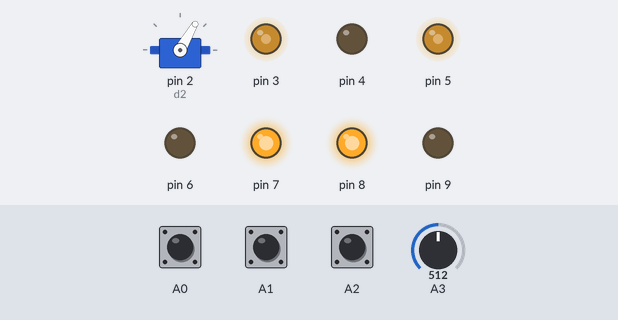
Bench run of a sketch on a simulated Arduino Uno, built with avr-gcc and run on an emulated ATmega328P. Parts: servo, output pins drawn as LEDs (lit = HIGH). Inputs (shaded band) come from the test bench; at power-on: A1 HIGH, A0 HIGH, A2 HIGH, A3 = 512.

Above: at 1.2 s.
1.3 s: A1 pulled LOW for 0.15 s
At 2.1 s:
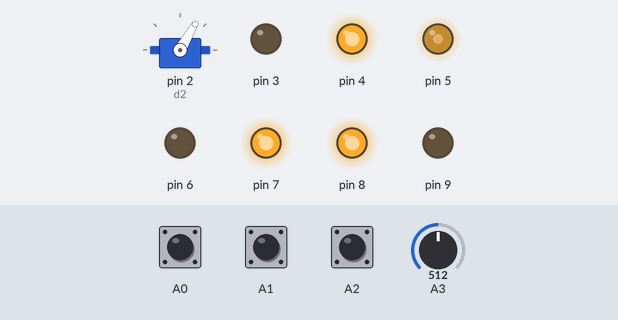
At 3.0 s:
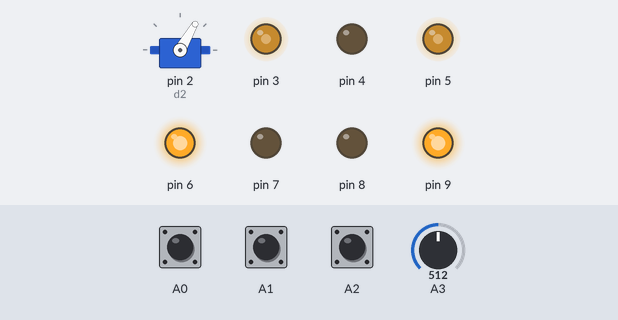
3.8 s: A0 pulled LOW for 0.15 s
At 6.2 s:
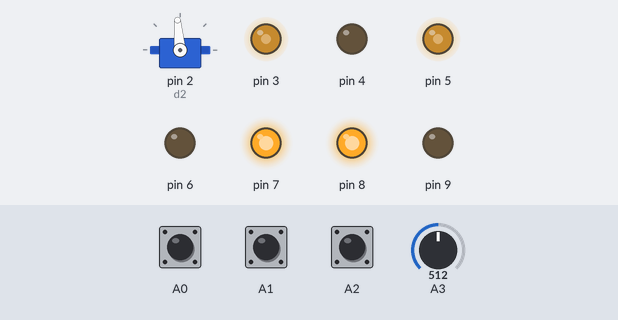
Timing chart, 0 to 7.7 s (numbered marks = the images above; inputs shaded):
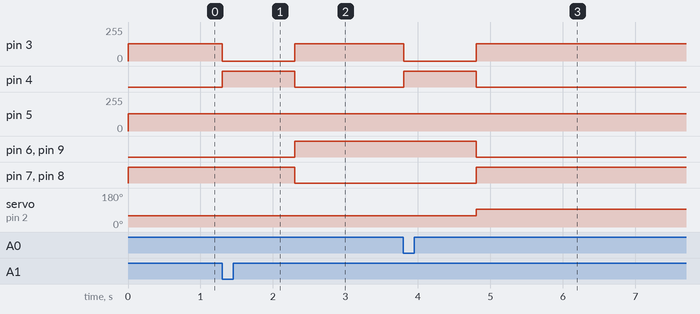

The sketch:

microSRCPV2TestPendelzug.ino
```cpp
// (licence header left out)
#include <Servo.h>

Servo d2;

//////////////////////////////////////////////////////////////////////////////////////////
// Setup alle benoetigen Sensoren und Aktoren
void setup()
{
  // Taster
  pinMode(A0, INPUT_PULLUP );
  pinMode(A1, INPUT_PULLUP );
  pinMode(A2, INPUT_PULLUP );

  // Led's exkl. Led 5 welche an A3 Poti haengt
  pinMode(4, OUTPUT);
  pinMode(6, OUTPUT);
  pinMode(7, OUTPUT);

  // Servo - Weiche
  d2.attach( 2 );

  // L293D - Motordriver
  pinMode(8, OUTPUT);
  pinMode(9, OUTPUT);

}

//////////////////////////////////////////////////////////////////////////////////////////
// Hauptprogramm
void loop()
{
  int sensorValue = analogRead(A3);
  analogWrite( 5, sensorValue / 4 );

    // vorwaerts fahren
  digitalWrite(8, HIGH);
  digitalWrite(9, LOW);
  analogWrite( 3, sensorValue / 4 );
  digitalWrite( 6, LOW );
  digitalWrite( 7, HIGH );
  d2.write( 60 );

  while  ( digitalRead( A1 ) )
    delay( 10 );

  analogWrite(3, 0); // Stop
  digitalWrite( 4, HIGH );
  delay(1000); // 1 Sekunden Wartezeit
  digitalWrite( 4, LOW );
  sensorValue = analogRead(A3);
  analogWrite( 5, sensorValue / 4 );

  // rueckwaerts fahren
  digitalWrite(8, LOW);
  digitalWrite(9, HIGH);
  analogWrite( 3, sensorValue / 4 );
  digitalWrite( 6, HIGH );
  digitalWrite( 7, LOW );

  while  ( digitalRead( A0 ) )
    delay( 10 );

  analogWrite(3, 0); // Stop
  digitalWrite( 4, HIGH );
  delay(1000); // 1 Sekunden Wartezeit
  digitalWrite( 4, LOW );
  sensorValue = analogRead(A3);
  analogWrite( 5, sensorValue / 4 );

    // vorwaerts fahren
  digitalWrite(8, HIGH);
  digitalWrite(9, LOW);
  analogWrite( 3, sensorValue / 4 );
  digitalWrite( 6, LOW );
  digitalWrite( 7, HIGH );
  d2.write( 95 );

  while  ( digitalRead( A2 ) )
    delay( 10 );

  analogWrite(3, 0); // Stop
  digitalWrite( 4, HIGH );
  delay(1000); // 1 Sekunden Wartezeit
  digitalWrite( 4, LOW );
  sensorValue = analogRead(A3);
  analogWrite( 5, sensorValue / 4 );

  // rueckwaerts fahren
  digitalWrite(8, LOW);
  digitalWrite(9, HIGH);
  analogWrite( 3, sensorValue / 4 );
  digitalWrite( 6, HIGH );
  digitalWrite( 7, LOW );

  while  ( digitalRead( A0 ) )
    delay( 10 );

  analogWrite(3, 0); // Stop
  digitalWrite( 4, HIGH );
  delay(1000); // 1 Sekunden Wartezeit
  digitalWrite( 4, LOW );
  sensorValue = analogRead(A3);
  analogWrite( 5, sensorValue / 4 );
}
```

Measured:
- after the input at 1.3 s, pin 3: 128/255 → 0/255 at once, → 128/255 1.0 s later; pin 4: LOW → HIGH at once, → LOW 1.0 s later; pin 6, pin 9: LOW → HIGH after 1.0 s; pin 7, pin 8: HIGH → LOW after 1.0 s
- after the input at 3.8 s, pin 3: 128/255 → 0/255 at once, → 128/255 1.0 s later; pin 4: LOW → HIGH at once, → LOW 1.0 s later; pin 6, pin 9: HIGH → LOW after 1.0 s; pin 7, pin 8: LOW → HIGH after 1.0 s; servo on pin 2 (d2): 60° → 95° after 1.0 s
